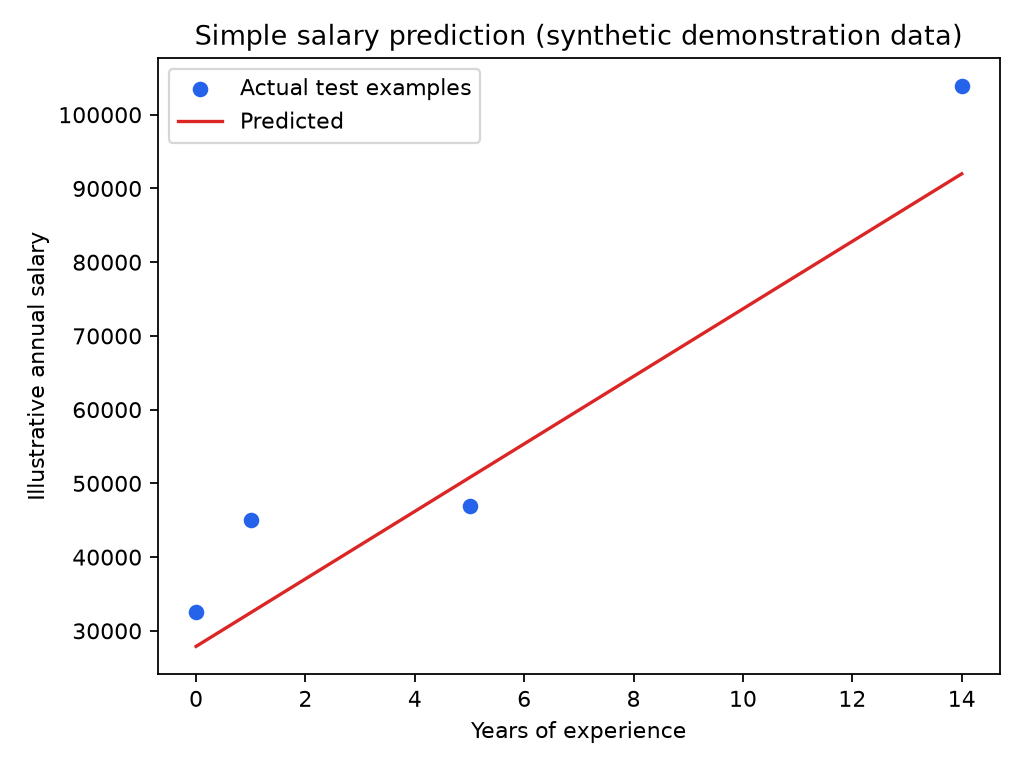

The Python source for this figure:
"""Task 5: Demonstration salary prediction with Linear Regression and MSE."""
from pathlib import Path
import numpy as np
import pandas as pd
import matplotlib.pyplot as plt
from sklearn.linear_model import LinearRegression
from sklearn.metrics import mean_squared_error
from sklearn.model_selection import train_test_split

HERE = Path(__file__).resolve().parent
OUT = HERE / "outputs"

def main():
    # Clearly labeled synthetic teaching data; salary values are illustrative, not market estimates.
    rng = np.random.default_rng(21)
    years = np.arange(0, 16, dtype=float)
    salary = 30000 + years * 4500 + rng.normal(0, 7000, len(years))
    df = pd.DataFrame({"years_experience": years, "annual_salary_demo": salary.round(0).astype(int)})
    X_train, X_test, y_train, y_test = train_test_split(
        df[["years_experience"]], df["annual_salary_demo"], test_size=0.25, random_state=42)
    model = LinearRegression().fit(X_train, y_train)
    predicted = model.predict(X_test)
    mse = mean_squared_error(y_test, predicted)
    print(f"Mean Squared Error: {mse:,.0f} (salary-units squared)")
    print(f"RMSE for easier interpretation: {np.sqrt(mse):,.0f} salary units")
    print(f"Model: salary = {model.intercept_:,.0f} + {model.coef_[0]:,.0f} × years of experience")
    OUT.mkdir(exist_ok=True)
    df.to_csv(OUT / "illustrative_salary_data.csv", index=False)
    plt.scatter(X_test, y_test, label="Actual test examples", color="#2563eb")
    order = np.argsort(X_test["years_experience"].to_numpy())
    plt.plot(X_test["years_experience"].to_numpy()[order], predicted[order], color="#dc2626", label="Predicted")
    plt.xlabel("Years of experience")
    plt.ylabel("Illustrative annual salary")
    plt.title("Simple salary prediction (synthetic demonstration data)")
    plt.legend()
    plt.tight_layout()
    plt.savefig(OUT / "salary_prediction.png", dpi=160)
    print(f"Saved chart and demonstration CSV in {OUT}")

if __name__ == "__main__":
    main()
